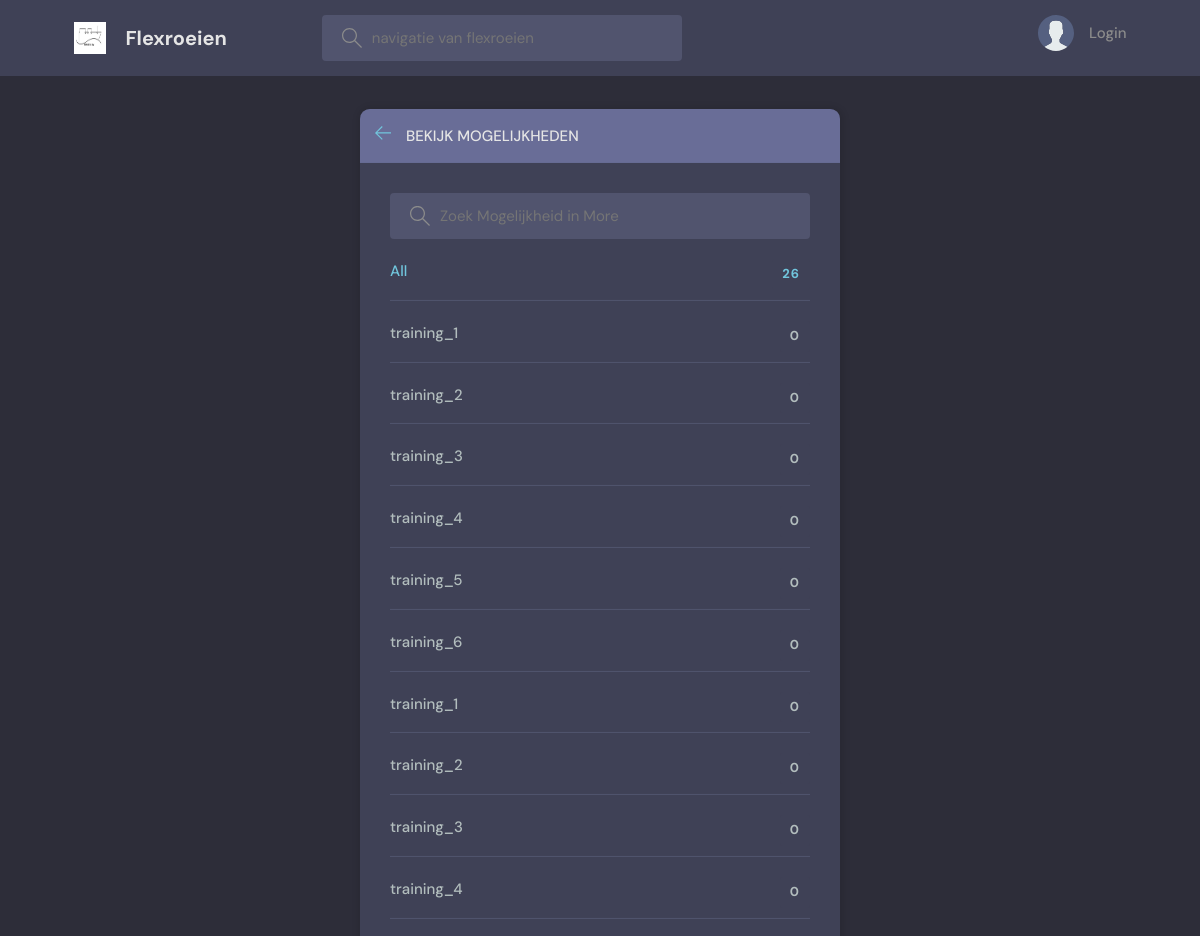
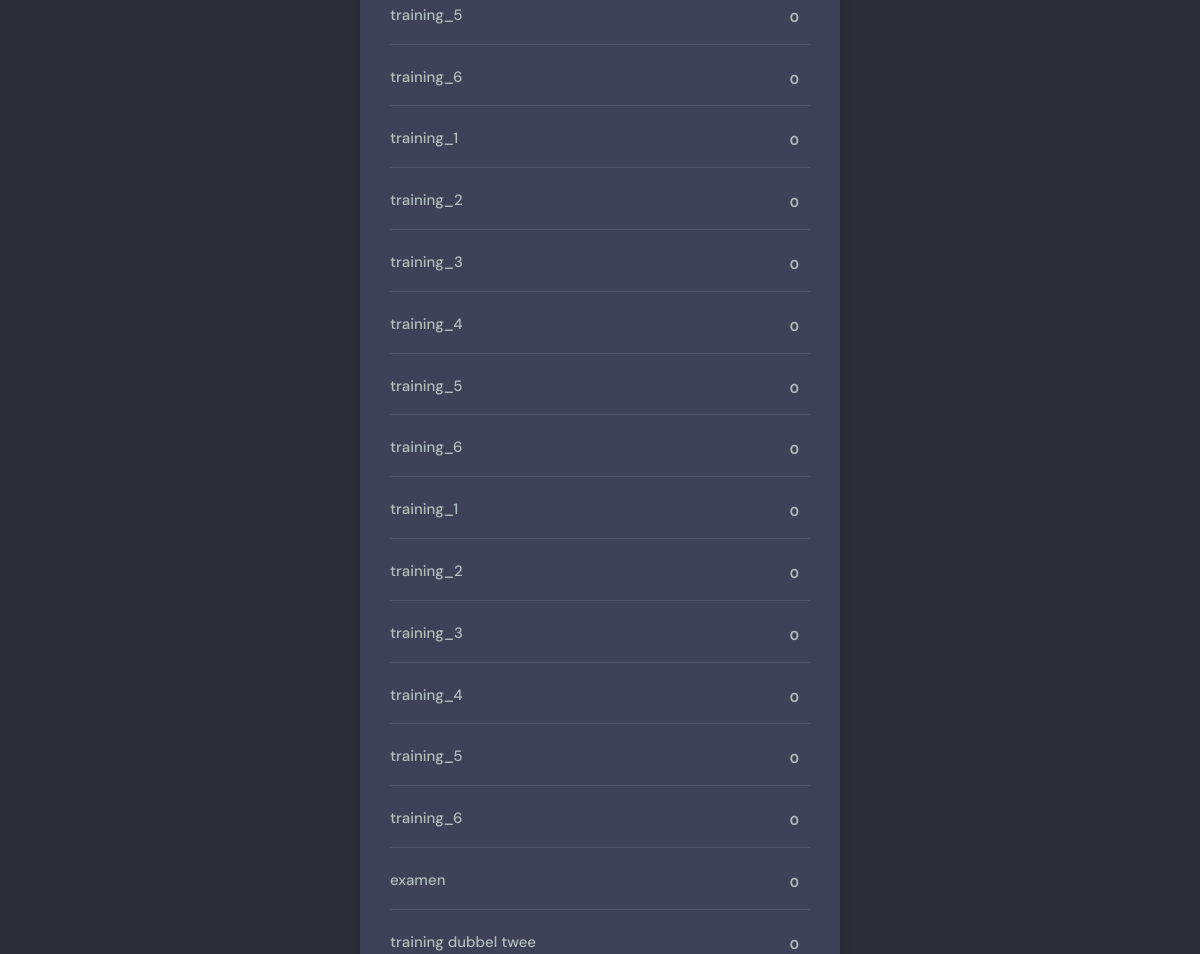
The page /topics/ on the database as committed earlier (2 pictures, top to bottom).
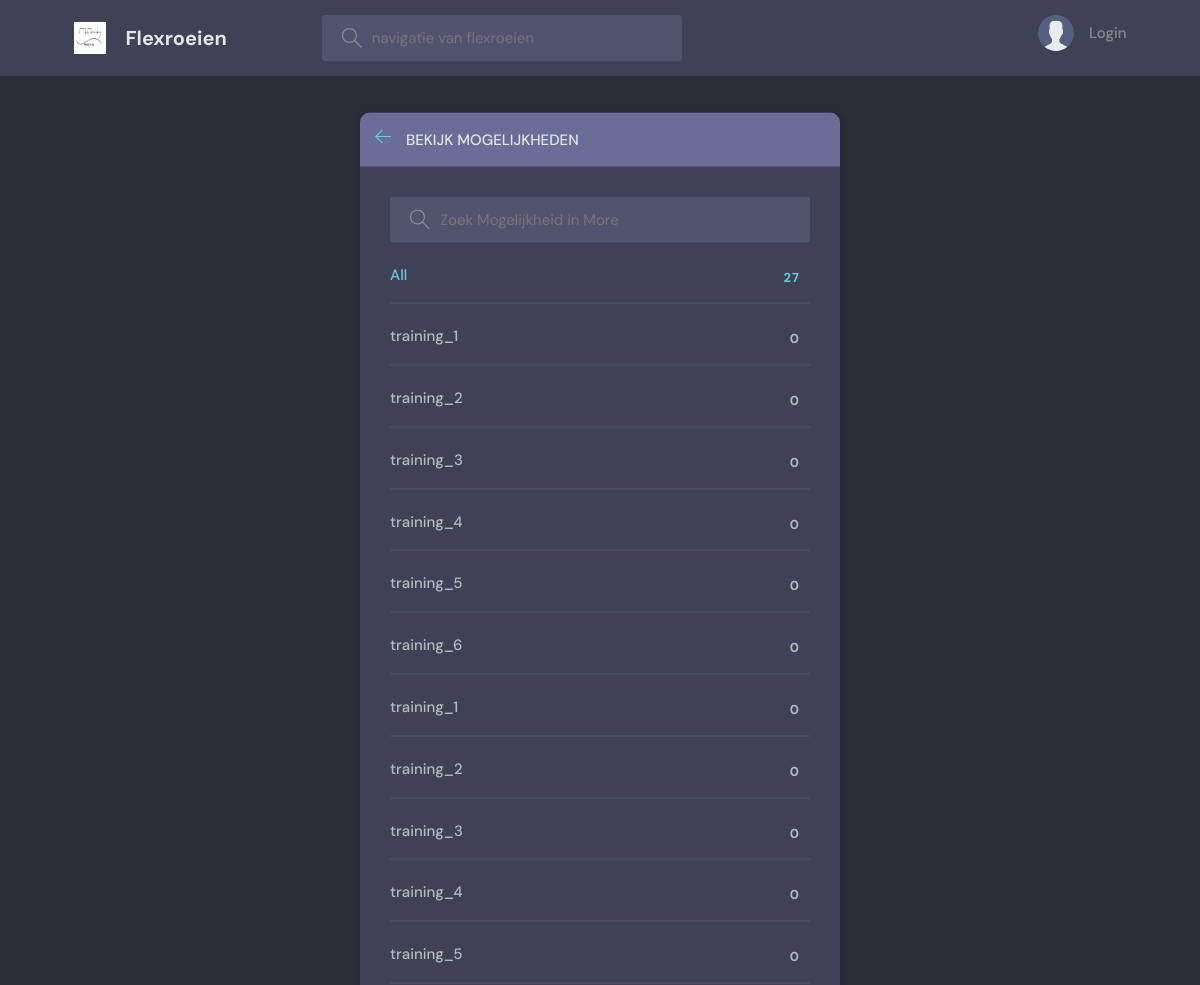
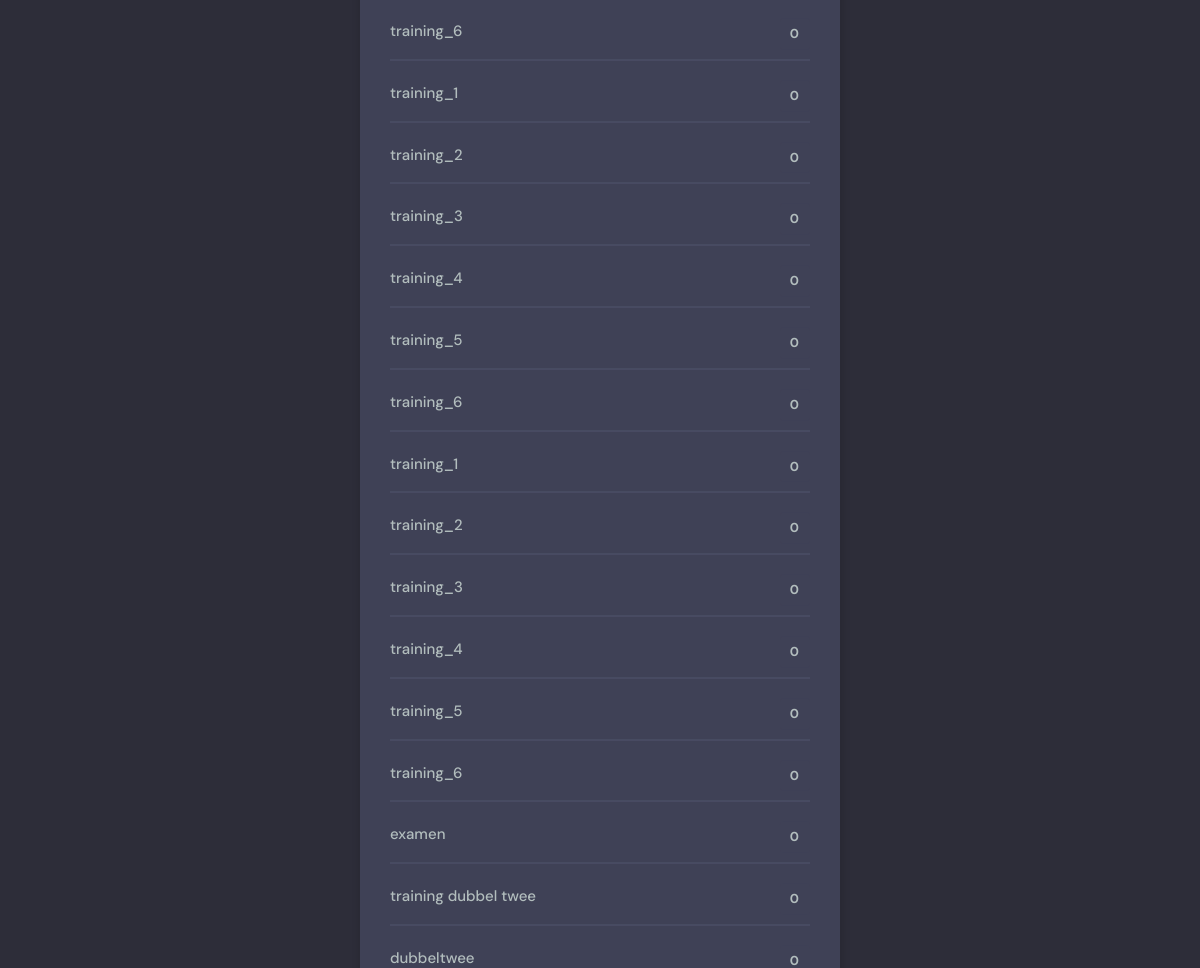
The same page on the database as committed later (2 pictures, top to bottom).
### beatrix/models.py (models this page shows, shortened)
class Topic(models.Model):
    name = models.CharField(max_length=200)

### beatrix/views.py (the view)
# urls.py: path('topics/', topicsPage, name="topics"),
def topicsPage(request):
    q = request.GET.get('q') if request.GET.get('q') != None else ''
    topics = Topic.objects.filter(name__icontains=q)
    return render(request, 'beatrix/topics.html', {'topics': topics})

### beatrix/templates/beatrix/topics.html (shortened to what this page needs)
{% extends 'main.html' %}
{% block content %}
    <main class="create-room layout">
      <div class="container">
        <div class="layout__box">
          <div class="layout__boxHeader">
            <div class="layout__boxTitle">
              <a href="{% url 'home' %}">
                <svg version="1.1" xmlns="http://www.w3.org/2000/svg" width="32" height="32" viewBox="0 0 32 32">
                  <title>arrow-left</title>
                  <path
                    d="M13.723 2.286l-13.723 13.714 13.719 13.714 1.616-1.611-10.96-10.96h27.625v-2.286h-27.625l10.965-10.965-1.616-1.607z"
                  ></path>
                </svg>
              </a>
              <h3>Bekijk Mogelijkheden</h3>
            </div>
          </div>
          <div class="topics-page layout__body">
            <form action ="" method = "GET" class="header__search">
              <label>
                <input name="q" placeholder="Zoek Mogelijkheid in More" />
              </label>
            </form>
            <ul class="topics__list">
            <li>
                <a href="{% url 'topics' %}" class="active">All <span>{{topics.count}} </span></a>
                </li>
            {% for topic in topics %}
              <li>
                <a href="{%url 'home' %}?q={{topic.name}}">{{topic.name}} <span>{{topic.room_set.count}} </span></a>
              </li>
              {% endfor %}
            </ul>
          </div>
        </div>
      </div>
    </main>
{% endblock content %}

Rows that differ between the two databases and show on the page:
added Topic: name "dubbeltwee", room_set.count "0"
Other text that changed with them:
{{ topics.count }}: "26" → "27"
